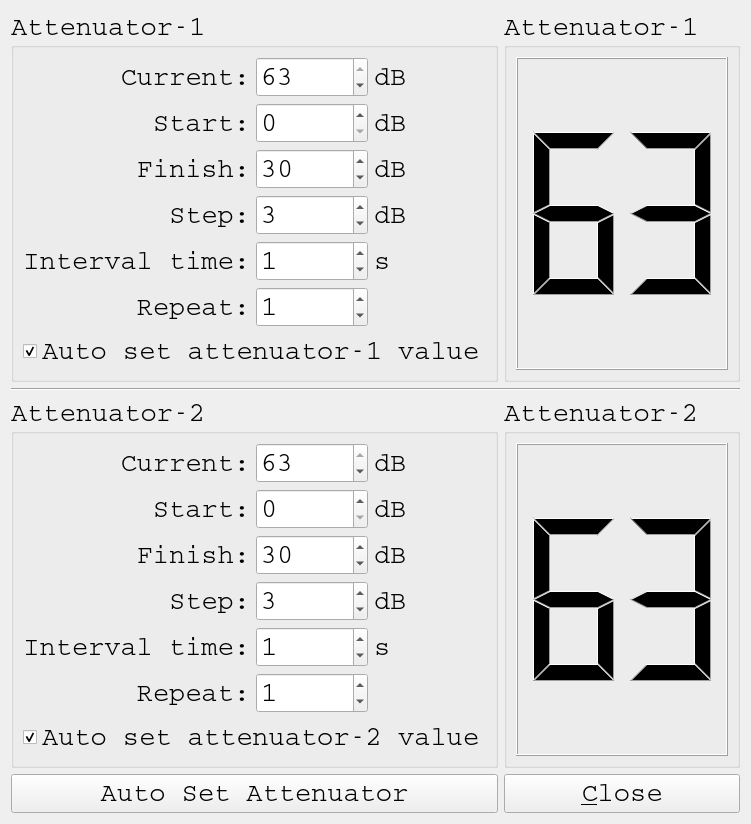
<?xml version="1.0" encoding="UTF-8"?>
<ui version="4.0">
 <class>FormAtt</class>
 <widget class="QWidget" name="FormAtt">
  <property name="windowModality">
   <enum>Qt::NonModal</enum>
  </property>
  <property name="geometry">
   <rect>
    <x>0</x>
    <y>0</y>
    <width>665</width>
    <height>668</height>
   </rect>
  </property>
  <property name="font">
   <font>
    <family>Courier</family>
    <pointsize>20</pointsize>
   </font>
  </property>
  <property name="windowTitle">
   <string>Attenuator</string>
  </property>
  <layout class="QGridLayout" name="gridLayout_5">
   <item row="0" column="0">
    <widget class="QGroupBox" name="groupBox">
     <property name="font">
      <font>
       <pointsize>20</pointsize>
       <weight>50</weight>
       <bold>false</bold>
       <underline>false</underline>
      </font>
     </property>
     <property name="title">
      <string>Attenuator-1</string>
     </property>
     <property name="flat">
      <bool>false</bool>
     </property>
     <property name="checkable">
      <bool>false</bool>
     </property>
     <layout class="QGridLayout" name="gridLayout_2">
      <item row="5" column="0">
       <widget class="QLabel" name="label_21">
        <property name="font">
         <font>
          <pointsize>20</pointsize>
         </font>
        </property>
        <property name="text">
         <string>Repeat:</string>
        </property>
        <property name="alignment">
         <set>Qt::AlignRight|Qt::AlignTrailing|Qt::AlignVCenter</set>
        </property>
       </widget>
      </item>
      <item row="0" column="0">
       <widget class="QLabel" name="label">
        <property name="font">
         <font>
          <pointsize>20</pointsize>
         </font>
        </property>
        <property name="text">
         <string>Current:</string>
        </property>
        <property name="alignment">
         <set>Qt::AlignRight|Qt::AlignTrailing|Qt::AlignVCenter</set>
        </property>
       </widget>
      </item>
      <item row="0" column="1">
       <widget class="QSpinBox" name="spinBox_Current1">
        <property name="maximum">
         <number>63</number>
        </property>
        <property name="singleStep">
         <number>1</number>
        </property>
        <property name="value">
         <number>63</number>
        </property>
       </widget>
      </item>
      <item row="0" column="2">
       <widget class="QLabel" name="label_2">
        <property name="font">
         <font>
          <pointsize>20</pointsize>
         </font>
        </property>
        <property name="text">
         <string>dB</string>
        </property>
       </widget>
      </item>
      <item row="1" column="0">
       <widget class="QLabel" name="label_3">
        <property name="font">
         <font>
          <pointsize>20</pointsize>
         </font>
        </property>
        <property name="text">
         <string>Start:</string>
        </property>
        <property name="alignment">
         <set>Qt::AlignRight|Qt::AlignTrailing|Qt::AlignVCenter</set>
        </property>
       </widget>
      </item>
      <item row="1" column="1">
       <widget class="QSpinBox" name="spinBox_Start1">
        <property name="maximum">
         <number>63</number>
        </property>
       </widget>
      </item>
      <item row="1" column="2">
       <widget class="QLabel" name="label_7">
        <property name="font">
         <font>
          <pointsize>20</pointsize>
         </font>
        </property>
        <property name="text">
         <string>dB</string>
        </property>
       </widget>
      </item>
      <item row="2" column="0">
       <widget class="QLabel" name="label_4">
        <property name="font">
         <font>
          <pointsize>20</pointsize>
         </font>
        </property>
        <property name="text">
         <string>Finish:</string>
        </property>
        <property name="alignment">
         <set>Qt::AlignRight|Qt::AlignTrailing|Qt::AlignVCenter</set>
        </property>
       </widget>
      </item>
      <item row="2" column="1">
       <widget class="QSpinBox" name="spinBox_Finish1">
        <property name="maximum">
         <number>63</number>
        </property>
        <property name="value">
         <number>30</number>
        </property>
       </widget>
      </item>
      <item row="2" column="2">
       <widget class="QLabel" name="label_8">
        <property name="font">
         <font>
          <pointsize>20</pointsize>
         </font>
        </property>
        <property name="text">
         <string>dB</string>
        </property>
       </widget>
      </item>
      <item row="3" column="0">
       <widget class="QLabel" name="label_5">
        <property name="font">
         <font>
          <pointsize>20</pointsize>
         </font>
        </property>
        <property name="text">
         <string>Step:</string>
        </property>
        <property name="alignment">
         <set>Qt::AlignRight|Qt::AlignTrailing|Qt::AlignVCenter</set>
        </property>
       </widget>
      </item>
      <item row="3" column="1">
       <widget class="QSpinBox" name="spinBox_Step1">
        <property name="minimum">
         <number>-10</number>
        </property>
        <property name="maximum">
         <number>10</number>
        </property>
        <property name="singleStep">
         <number>1</number>
        </property>
        <property name="value">
         <number>3</number>
        </property>
       </widget>
      </item>
      <item row="3" column="2">
       <widget class="QLabel" name="label_9">
        <property name="font">
         <font>
          <pointsize>20</pointsize>
         </font>
        </property>
        <property name="text">
         <string>dB</string>
        </property>
       </widget>
      </item>
      <item row="4" column="0">
       <widget class="QLabel" name="label_6">
        <property name="font">
         <font>
          <pointsize>20</pointsize>
         </font>
        </property>
        <property name="text">
         <string>Interval time:</string>
        </property>
        <property name="alignment">
         <set>Qt::AlignRight|Qt::AlignTrailing|Qt::AlignVCenter</set>
        </property>
       </widget>
      </item>
      <item row="4" column="1">
       <widget class="QSpinBox" name="spinBox_Interval1">
        <property name="value">
         <number>1</number>
        </property>
       </widget>
      </item>
      <item row="4" column="2">
       <widget class="QLabel" name="label_10">
        <property name="font">
         <font>
          <pointsize>20</pointsize>
         </font>
        </property>
        <property name="text">
         <string>s</string>
        </property>
       </widget>
      </item>
      <item row="6" column="0" colspan="3">
       <widget class="QCheckBox" name="checkBox1">
        <property name="font">
         <font>
          <pointsize>20</pointsize>
         </font>
        </property>
        <property name="focusPolicy">
         <enum>Qt::WheelFocus</enum>
        </property>
        <property name="text">
         <string>Auto set attenuator-1 value</string>
        </property>
        <property name="checked">
         <bool>true</bool>
        </property>
       </widget>
      </item>
      <item row="5" column="1">
       <widget class="QSpinBox" name="spinBox_Repeat1">
        <property name="value">
         <number>1</number>
        </property>
       </widget>
      </item>
     </layout>
    </widget>
   </item>
   <item row="1" column="0" colspan="3">
    <widget class="Line" name="line">
     <property name="orientation">
      <enum>Qt::Horizontal</enum>
     </property>
    </widget>
   </item>
   <item row="2" column="0">
    <widget class="QGroupBox" name="groupBox_2">
     <property name="font">
      <font>
       <pointsize>20</pointsize>
      </font>
     </property>
     <property name="title">
      <string>Attenuator-2</string>
     </property>
     <layout class="QGridLayout" name="gridLayout_3">
      <item row="4" column="2">
       <widget class="QLabel" name="label_20">
        <property name="font">
         <font>
          <pointsize>20</pointsize>
         </font>
        </property>
        <property name="text">
         <string>s</string>
        </property>
       </widget>
      </item>
      <item row="7" column="0" colspan="3">
       <widget class="QCheckBox" name="checkBox2">
        <property name="font">
         <font>
          <pointsize>20</pointsize>
          <underline>false</underline>
          <strikeout>false</strikeout>
         </font>
        </property>
        <property name="focusPolicy">
         <enum>Qt::WheelFocus</enum>
        </property>
        <property name="text">
         <string>Auto set attenuator-2 value</string>
        </property>
        <property name="checked">
         <bool>true</bool>
        </property>
       </widget>
      </item>
      <item row="0" column="2">
       <widget class="QLabel" name="label_12">
        <property name="font">
         <font>
          <pointsize>20</pointsize>
         </font>
        </property>
        <property name="text">
         <string>dB</string>
        </property>
       </widget>
      </item>
      <item row="0" column="0">
       <widget class="QLabel" name="label_11">
        <property name="font">
         <font>
          <pointsize>20</pointsize>
         </font>
        </property>
        <property name="text">
         <string>Current:</string>
        </property>
        <property name="alignment">
         <set>Qt::AlignRight|Qt::AlignTrailing|Qt::AlignVCenter</set>
        </property>
       </widget>
      </item>
      <item row="1" column="1">
       <widget class="QSpinBox" name="spinBox_Start2">
        <property name="maximum">
         <number>63</number>
        </property>
       </widget>
      </item>
      <item row="2" column="0">
       <widget class="QLabel" name="label_15">
        <property name="font">
         <font>
          <pointsize>20</pointsize>
         </font>
        </property>
        <property name="text">
         <string>Finish:</string>
        </property>
        <property name="alignment">
         <set>Qt::AlignRight|Qt::AlignTrailing|Qt::AlignVCenter</set>
        </property>
       </widget>
      </item>
      <item row="2" column="2">
       <widget class="QLabel" name="label_16">
        <property name="font">
         <font>
          <pointsize>20</pointsize>
         </font>
        </property>
        <property name="text">
         <string>dB</string>
        </property>
       </widget>
      </item>
      <item row="6" column="1">
       <widget class="QSpinBox" name="spinBox_Repeat2">
        <property name="value">
         <number>1</number>
        </property>
       </widget>
      </item>
      <item row="1" column="2">
       <widget class="QLabel" name="label_14">
        <property name="font">
         <font>
          <pointsize>20</pointsize>
         </font>
        </property>
        <property name="text">
         <string>dB</string>
        </property>
       </widget>
      </item>
      <item row="3" column="1">
       <widget class="QSpinBox" name="spinBox_Step2">
        <property name="minimum">
         <number>-10</number>
        </property>
        <property name="maximum">
         <number>10</number>
        </property>
        <property name="singleStep">
         <number>1</number>
        </property>
        <property name="value">
         <number>3</number>
        </property>
       </widget>
      </item>
      <item row="3" column="2">
       <widget class="QLabel" name="label_18">
        <property name="font">
         <font>
          <pointsize>20</pointsize>
         </font>
        </property>
        <property name="text">
         <string>dB</string>
        </property>
       </widget>
      </item>
      <item row="2" column="1">
       <widget class="QSpinBox" name="spinBox_Finish2">
        <property name="maximum">
         <number>63</number>
        </property>
        <property name="value">
         <number>30</number>
        </property>
       </widget>
      </item>
      <item row="1" column="0">
       <widget class="QLabel" name="label_13">
        <property name="font">
         <font>
          <pointsize>20</pointsize>
         </font>
        </property>
        <property name="text">
         <string>Start:</string>
        </property>
        <property name="alignment">
         <set>Qt::AlignRight|Qt::AlignTrailing|Qt::AlignVCenter</set>
        </property>
       </widget>
      </item>
      <item row="3" column="0">
       <widget class="QLabel" name="label_17">
        <property name="font">
         <font>
          <pointsize>20</pointsize>
         </font>
        </property>
        <property name="text">
         <string>Step:</string>
        </property>
        <property name="alignment">
         <set>Qt::AlignRight|Qt::AlignTrailing|Qt::AlignVCenter</set>
        </property>
       </widget>
      </item>
      <item row="4" column="1">
       <widget class="QSpinBox" name="spinBox_Interval2">
        <property name="value">
         <number>1</number>
        </property>
       </widget>
      </item>
      <item row="4" column="0">
       <widget class="QLabel" name="label_19">
        <property name="font">
         <font>
          <pointsize>20</pointsize>
         </font>
        </property>
        <property name="text">
         <string>Interval time:</string>
        </property>
        <property name="alignment">
         <set>Qt::AlignRight|Qt::AlignTrailing|Qt::AlignVCenter</set>
        </property>
       </widget>
      </item>
      <item row="0" column="1">
       <widget class="QSpinBox" name="spinBox_Current2">
        <property name="maximum">
         <number>63</number>
        </property>
        <property name="value">
         <number>63</number>
        </property>
       </widget>
      </item>
      <item row="6" column="0">
       <widget class="QLabel" name="label_22">
        <property name="font">
         <font>
          <pointsize>20</pointsize>
         </font>
        </property>
        <property name="text">
         <string>Repeat:</string>
        </property>
        <property name="alignment">
         <set>Qt::AlignRight|Qt::AlignTrailing|Qt::AlignVCenter</set>
        </property>
       </widget>
      </item>
     </layout>
    </widget>
   </item>
   <item row="3" column="0">
    <widget class="QPushButton" name="pushButton_AutoSet">
     <property name="font">
      <font>
       <pointsize>20</pointsize>
      </font>
     </property>
     <property name="focusPolicy">
      <enum>Qt::WheelFocus</enum>
     </property>
     <property name="text">
      <string>Auto Set Attenuator</string>
     </property>
     <property name="shortcut">
      <string>Return</string>
     </property>
     <property name="autoDefault">
      <bool>false</bool>
     </property>
     <property name="default">
      <bool>false</bool>
     </property>
     <property name="flat">
      <bool>false</bool>
     </property>
    </widget>
   </item>
   <item row="3" column="1" colspan="2">
    <widget class="QPushButton" name="pushButton_Close">
     <property name="font">
      <font>
       <pointsize>20</pointsize>
      </font>
     </property>
     <property name="text">
      <string>&amp;Close</string>
     </property>
    </widget>
   </item>
   <item row="2" column="1" colspan="2">
    <widget class="QGroupBox" name="groupBox_4">
     <property name="font">
      <font>
       <pointsize>20</pointsize>
      </font>
     </property>
     <property name="title">
      <string>Attenuator-2</string>
     </property>
     <property name="flat">
      <bool>false</bool>
     </property>
     <property name="checkable">
      <bool>false</bool>
     </property>
     <layout class="QGridLayout" name="gridLayout_4">
      <item row="0" column="0">
       <widget class="QLCDNumber" name="lcdNumber2">
        <property name="digitCount">
         <number>2</number>
        </property>
        <property name="value" stdset="0">
         <double>63.000000000000000</double>
        </property>
        <property name="intValue" stdset="0">
         <number>63</number>
        </property>
       </widget>
      </item>
     </layout>
    </widget>
   </item>
   <item row="0" column="1" colspan="2">
    <widget class="QGroupBox" name="groupBox_3">
     <property name="font">
      <font>
       <pointsize>20</pointsize>
      </font>
     </property>
     <property name="title">
      <string>Attenuator-1</string>
     </property>
     <property name="flat">
      <bool>false</bool>
     </property>
     <property name="checkable">
      <bool>false</bool>
     </property>
     <layout class="QGridLayout" name="gridLayout">
      <item row="0" column="0">
       <widget class="QLCDNumber" name="lcdNumber1">
        <property name="digitCount">
         <number>2</number>
        </property>
        <property name="value" stdset="0">
         <double>63.000000000000000</double>
        </property>
        <property name="intValue" stdset="0">
         <number>63</number>
        </property>
       </widget>
      </item>
     </layout>
    </widget>
   </item>
  </layout>
 </widget>
 <tabstops>
  <tabstop>spinBox_Current1</tabstop>
  <tabstop>spinBox_Start1</tabstop>
  <tabstop>spinBox_Finish1</tabstop>
  <tabstop>spinBox_Step1</tabstop>
  <tabstop>spinBox_Interval1</tabstop>
  <tabstop>spinBox_Current2</tabstop>
  <tabstop>spinBox_Start2</tabstop>
  <tabstop>spinBox_Finish2</tabstop>
  <tabstop>spinBox_Step2</tabstop>
  <tabstop>spinBox_Interval2</tabstop>
 </tabstops>
 <resources/>
 <connections>
  <connection>
   <sender>pushButton_Close</sender>
   <signal>clicked()</signal>
   <receiver>FormAtt</receiver>
   <slot>close()</slot>
   <hints>
    <hint type="sourcelabel">
     <x>658</x>
     <y>663</y>
    </hint>
    <hint type="destinationlabel">
     <x>225</x>
     <y>325</y>
    </hint>
   </hints>
  </connection>
  <connection>
   <sender>spinBox_Current1</sender>
   <signal>valueChanged(int)</signal>
   <receiver>lcdNumber1</receiver>
   <slot>display(int)</slot>
   <hints>
    <hint type="sourcelabel">
     <x>186</x>
     <y>53</y>
    </hint>
    <hint type="destinationlabel">
     <x>349</x>
     <y>102</y>
    </hint>
   </hints>
  </connection>
  <connection>
   <sender>spinBox_Current2</sender>
   <signal>valueChanged(int)</signal>
   <receiver>lcdNumber2</receiver>
   <slot>display(int)</slot>
   <hints>
    <hint type="sourcelabel">
     <x>196</x>
     <y>367</y>
    </hint>
    <hint type="destinationlabel">
     <x>339</x>
     <y>446</y>
    </hint>
   </hints>
  </connection>
 </connections>
</ui>
